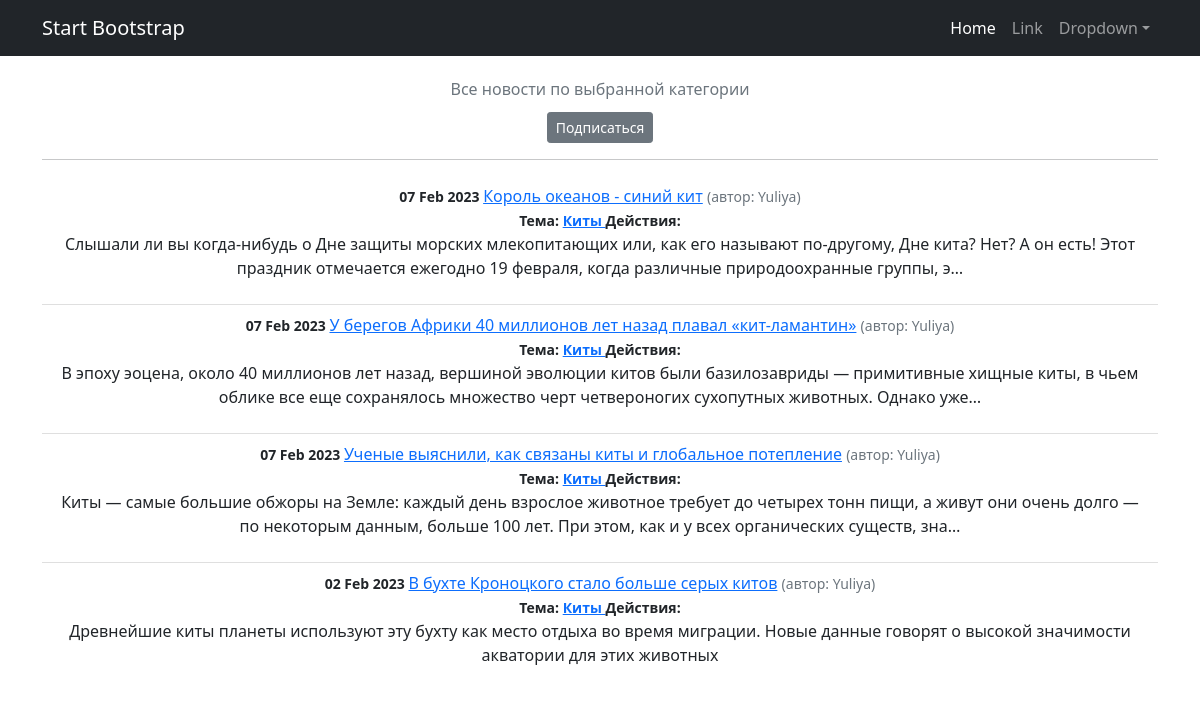
Screenshot of /news/categories/3 with the database file from the repository.
### news/models.py (models this page shows, shortened)
class Post(models.Model):
    author = models.ForeignKey(Author, on_delete=models.CASCADE)
    NEWS = 'NW'
    ARTICLE = 'AR'
    CATEGORY_CHOICES = (
        (NEWS, 'Новость'),
        (ARTICLE, 'Статья'),
    )
    categoryType = models.CharField(max_length=2, choices=CATEGORY_CHOICES, default=ARTICLE)
    dateCreation = models.DateTimeField(auto_now_add=True)
    postCategory = models.ManyToManyField(Category, through='PostCategory')
    title = models.CharField(max_length=128)
    text = models.TextField()
    rating = models.SmallIntegerField(default=0)

class Author(models.Model):
    authorUser = models.OneToOneField(User, on_delete=models.CASCADE)
    ratingAuthor = models.SmallIntegerField(default=0)
    def __str__(self):
        return f'{self.authorUser.username}'

class Category(models.Model):
    name = models.CharField(max_length=64, unique=True)
    subscribers = models.ManyToManyField(User, related_name='categories')
    def __str__(self):
        return self.name
    class Meta:
        verbose_name = 'Категория'
        verbose_name_plural = 'Категории'

### news/views.py (the view)
# urls.py: path('categories/<int:pk>', CategoryListView.as_view(), name='category_list'),
class CategoryListView(ListView):
    model = Post
    template_name = 'category_list.html'
    context_object_name = 'category_news_list'
    def get_queryset(self):
        self.category = get_object_or_404(Category, id=self.kwargs['pk'])
        queryset = Post.objects.filter(postCategory=self.category).order_by('-dateCreation')
        return queryset
    def get_context_data(self, **kwargs):
        context = super().get_context_data(**kwargs)
        context['is_not_subscribers'] = self.request.user not in self.category.subscribers.all()
        context['category'] = self.category
        return context

### templates/category_list.html (shortened to what this page needs)
{% extends 'flatpages/default.html' %}
{% load custom_filters %}
{% load custom_tags %}
{% block content %}
   <h1 class="text-center"><span class="text-muted fs-6 fw-normal">Все новости по выбранной категории</span></h1>
      {% if is_not_subscribers %}
          <p class="text-center"><a href="{% url 'subscribe' category.id %}" class="btn btn-secondary btn-sm ">Подписаться</a> </p>
       {% endif %}
<hr>
<ul class="list-group list-group-flush">
    {% for post in category_news_list %}
       <li class="list-group-item">
           <small class="fw-bold">{{ post.dateCreation|date:'d M Y ' }}</small>
           <a href="{% url 'post_detail' post.id %}">{{ post.title }}</a>
           <small class="text-muted">(автор: {{ post.author }})</small><br>
           <small class="fw-bold">Тема:
               {% for category in post.postCategory.all %}
               <a href="{% url 'category_list' category.id %}"> {{ category }} </a>
               {% endfor %}
           </small>
           <td>
           <small class="fw-bold">Действия:
           </small>
           </td>
           <p>{{ post.text |truncatechars:210}}</p>
       </li>
    {% endfor %}
</ul>
{% endblock content %}

### rows the page displays
Post: dateCreation "07 Feb 2023", title "Король океанов - синий кит", author "Yuliya", text "Слышали ли вы когда-нибудь о Дне защиты морских млекопитающих или, как его называют по-другому, Дне кита? Нет? А он есть! Этот праздник отмечается ежегодно 19 февраля, когда различные природоохранные группы, э…"
Category: name "Киты"
Post: dateCreation "07 Feb 2023", title "У берегов Африки 40 миллионов лет назад плавал «кит-ламантин»", author "Yuliya", text "В эпоху эоцена, около 40 миллионов лет назад, вершиной эволюции китов были базилозавриды — примитивные хищные киты, в чьем облике все еще сохранялось множество черт четвероногих сухопутных животных. Однако уже…"
Post: dateCreation "07 Feb 2023", title "Ученые выяснили, как связаны киты и глобальное потепление", author "Yuliya", text "Киты — самые большие обжоры на Земле: каждый день взрослое животное требует до четырех тонн пищи, а живут они очень долго — по некоторым данным, больше 100 лет. При этом, как и у всех органических существ, зна…"
Post: dateCreation "02 Feb 2023", title "В бухте Кроноцкого стало больше серых китов", author "Yuliya", text "Древнейшие киты планеты используют эту бухту как место отдыха во время миграции. Новые данные говорят о высокой значимости акватории для этих животных"
